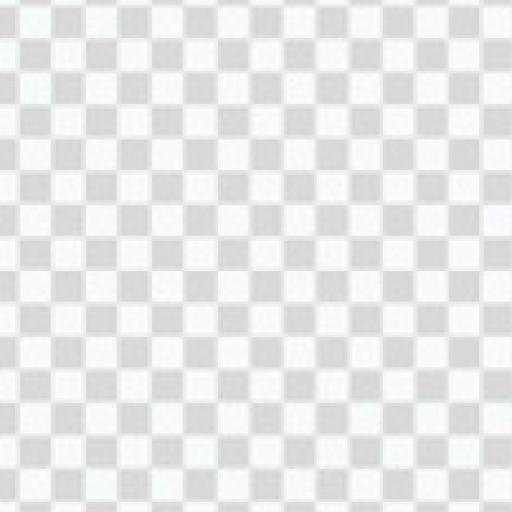
#> input picture base.png, 1024 x 1024 px (shown at 1/2 size)
$ python -i main.py   (imports and definitions only)
#> lines starting #> are read from the running program, lines starting #| are printed output that depends on the picture
import os
from PIL import Image
import replicate
from pathlib import Path
from dotenv import load_dotenv

# [1 line not run here, left out]

# [1 line that did not run here, left out]

def resize_image(input_image_path):
    """Resize an image to 400x400 pixels and save with '_resized' suffix"""
#> called with input_image_path = 'base.png'
    with Image.open(input_image_path) as img:
#> img is the input picture: PIL image 1024x1024 RGBA; mean R, G, B, A 233.1, 233.3, 233.7, 255
        resized_img = img.resize((400, 400), Image.Resampling.LANCZOS)
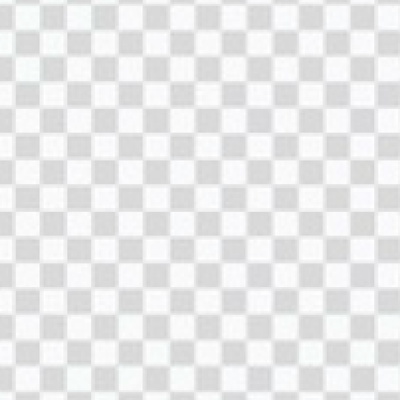
#> resized_img: PIL image 400x400 RGBA; mean R, G, B, A 233.1, 233.3, 233.7, 255
        name, ext = os.path.splitext(input_image_path)
        output_image_path = f"{name}_resized{ext}"
        resized_img.save(output_image_path)
        return output_image_path

def add_image_to_base(resized_image_path, base_image_path="base.png"):
    """Place a resized image in the center of the base image"""
#> called with resized_image_path = 'base_resized.png', base_image_path = 'base.png'
    with Image.open(base_image_path) as base_img, Image.open(resized_image_path) as top_img:
        base_img = base_img.convert('RGBA')
        top_img = top_img.convert('RGBA')

        x = (base_img.width - top_img.width) // 2
#> x = 312
        y = (base_img.height - top_img.height) // 2
#> y = 312

        combined = base_img.copy()
        combined.paste(top_img, (x, y), top_img)
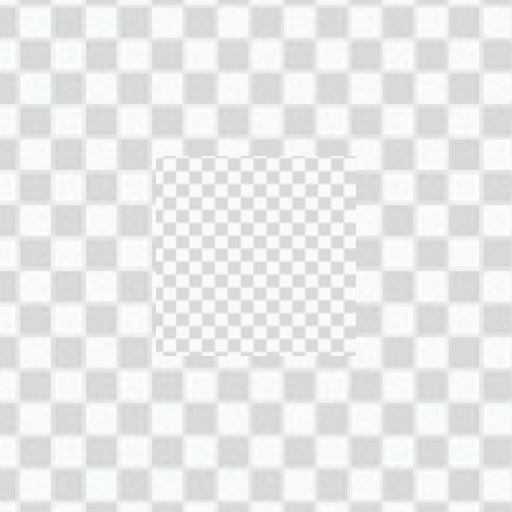
#> combined: PIL image 1024x1024 RGBA (shown at 1/2 size); mean R, G, B, A 233, 233.3, 233.7, 255

        name = os.path.splitext(resized_image_path)[0]
        output_path = f"{name}_combined.png"

        if output_path.lower().endswith(('.jpg', '.jpeg')):
            combined = combined.convert('RGB')

        combined.save(output_path)
        return output_path

def generate_outpaint(input_image_path, mask_path="mask.png", prompt="fill the image"):
    """Main function to process and outpaint an image"""
    # Resize the input image
    resized_path = resize_image(input_image_path)
    print(f"Resized image saved to: {resized_path}")

    # Add to base image
    combined_path = add_image_to_base(resized_path)
    print(f"Combined image saved to: {combined_path}")

    # Setup replicate input
    input_data = {
        "image": Path(combined_path),
        "mask": Path(mask_path),
        "prompt": prompt
    }

    # Run the model
#> (the run stopped early here; a loop or call above may not have finished)
